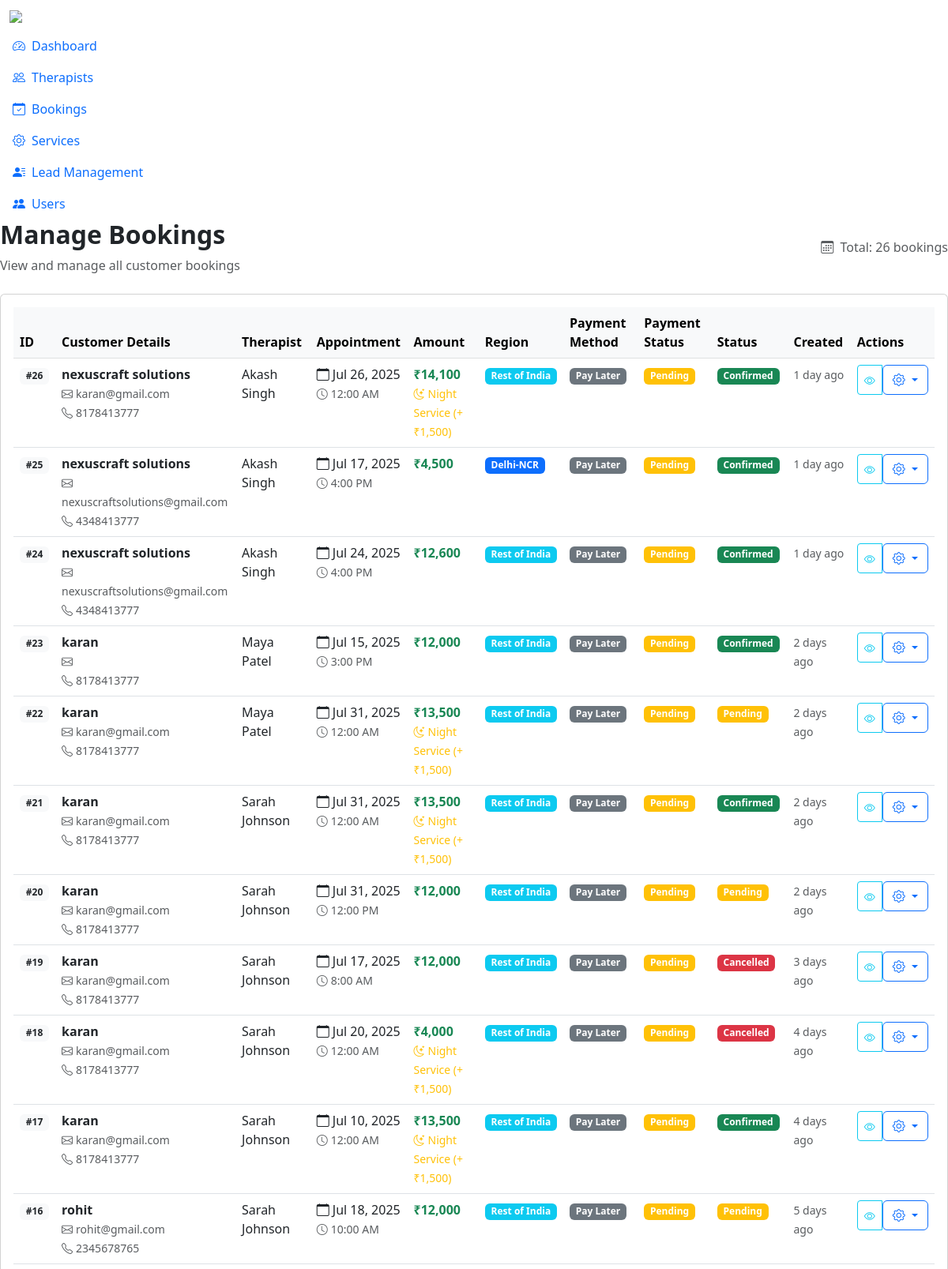
Screenshot of /admin/bookings.php (signed in, upper part) with the database file from the repository.
### tables this page shows
CREATE TABLE `bookings` (
  `id` int(11) NOT NULL,
  `therapist_id` int(11) NOT NULL,
  `full_name` varchar(100) NOT NULL,
  `email` varchar(100) NOT NULL,
  `phone` varchar(20) NOT NULL,
  `address` text DEFAULT NULL,
  `booking_date` date NOT NULL,
  `booking_time` time NOT NULL,
  `message` text DEFAULT NULL,
  `status` enum('pending','confirmed','cancelled','completed') DEFAULT 'pending',
  `payment_status` enum('pending','paid','failed') DEFAULT 'pending',
  `total_amount` decimal(10,2) DEFAULT NULL,
  `region` enum('ncr','other') NOT NULL DEFAULT 'other',
  `is_night` tinyint(1) DEFAULT 0,
  `night_charge` decimal(10,2) DEFAULT 0.00,
  `created_at` timestamp NOT NULL DEFAULT current_timestamp()
);

CREATE TABLE `therapists` (
  `id` int(11) NOT NULL,
  `name` varchar(100) NOT NULL,
  `price_ncr` decimal(10,2) NOT NULL DEFAULT 0.00,
  `price_other` decimal(10,2) NOT NULL DEFAULT 0.00,
  `height` varchar(20) DEFAULT NULL,
  `weight` varchar(20) DEFAULT NULL,
  `description` text DEFAULT NULL,
  `availability_slots` text DEFAULT NULL,
  `main_image` varchar(255) DEFAULT NULL,
  `status` enum('active','inactive') DEFAULT 'active',
  `created_at` timestamp NOT NULL DEFAULT current_timestamp(),
  `updated_at` timestamp NOT NULL DEFAULT current_timestamp() ON UPDATE current_timestamp()
);

### includes/database.php (called while the page is built, shortened)
<?php
class Database {
    private static $instance = null;
    private $connection;
    private function __construct() {
        try {
            $this->connection = new PDO(
                "mysql:host=" . DB_HOST . ";dbname=" . DB_NAME . ";charset=utf8mb4",
                DB_USER,
                DB_PASS,
                [
                    PDO::ATTR_ERRMODE => PDO::ERRMODE_EXCEPTION,
                    PDO::ATTR_DEFAULT_FETCH_MODE => PDO::FETCH_ASSOC,
                    PDO::ATTR_EMULATE_PREPARES => false
                ]
            );
        } catch(PDOException $e) {
            die("Database connection failed: " . $e->getMessage());
        }
    }
    public static function getInstance() {
        if (self::$instance === null) {
            self::$instance = new self();
        }
        return self::$instance;
    }
    public function prepare($sql) {
        return $this->connection->prepare($sql);
    }
}
function getDB() {
    return Database::getInstance();
}
?>

### includes/functions.php (called while the page is built, shortened)
<?php
require_once 'database.php';
function getAllBookings() {
    $db = getDB();
    $stmt = $db->prepare("
        SELECT b.*, t.name as therapist_name
        FROM bookings b
        LEFT JOIN therapists t ON b.therapist_id = t.id
        ORDER BY b.created_at DESC
    ");
    $stmt->execute();
    return $stmt->fetchAll();
}
function formatPrice($price) {
    return '₹' . number_format($price, 0);
}
function timeAgo($datetime) {
    $utc = new DateTimeZone('UTC');
    $ist = new DateTimeZone('Asia/Kolkata');
    $time = new DateTime($datetime, $utc);
    $time->setTimezone($ist);
    $now = new DateTime('now', $ist);
    $diff = $now->diff($time);
    $units = [
        'y' => 'year',
        'm' => 'month',
        'd' => 'day',
        'h' => 'hour',
        'i' => 'minute',
        's' => 'second',
    ];
    foreach ($units as $k => &$v) {
        if ($diff->$k) {
            $v = $diff->$k . ' ' . $v . ($diff->$k > 1 ? 's' : '');
        } else {
            unset($units[$k]);
        }
    }
    return $units ? reset($units) . ' ago' : 'just now';
}
?>

### admin/bookings.php (the view, shortened to what this page needs)
<?php
require_once '../includes/functions.php';
$bookings = getAllBookings();
?>
<?php include 'includes/admin_header.php'; ?>
<div class="admin-content">
    <div class="d-flex justify-content-between align-items-center mb-4">
        <div>
            <h2 class="fw-bold">Manage Bookings</h2>
            <p class="text-muted mb-0">View and manage all customer bookings</p>
        </div>
        <div class="text-muted">
            <i class="bi bi-calendar3 me-1"></i>
            Total: <?php echo count($bookings); ?> bookings
        </div>
    </div>
    <div class="card">
        <div class="card-body">
            <?php if (empty($bookings)): ?>
                <div class="text-center py-5">
                    <i class="bi bi-calendar-x display-4 text-muted"></i>
                    <h5 class="text-muted mt-3">No bookings found</h5>
                    <p class="text-muted">Bookings will appear here once customers start making appointments.</p>
                </div>
            <?php else: ?>
                <div class="table-responsive">
                    <table class="table table-hover">
                        <thead class="table-light">
                            <tr>
                                <th>ID</th>
                                <th>Customer Details</th>
                                <th>Therapist</th>
                                <th>Appointment</th>
                                <th>Amount</th>
                                <th>Region</th>
                                <th>Payment Method</th>
                                <th>Payment Status</th>
                                <th>Status</th>
                                <th>Created</th>
                                <th>Actions</th>
                            </tr>
                        </thead>
                        <tbody>
                            <?php foreach ($bookings as $booking):
                                    $paymentMethod = isset($booking['payment_id']) && $booking['payment_id'] ? 'Online' : 'Pay Later';
                                    $paymentStatus = isset($booking['payment_id']) && $booking['payment_id']
                                        ? ucfirst($booking['payment_status'] ?? 'completed')
                                        : ($booking['status'] === 'completed' ? 'Paid' : 'Pending');
                                    $paymentBadgeClass = isset($booking['payment_id']) && $booking['payment_id']
                                        ? 'success'
                                        : ($booking['status'] === 'completed' ? 'info' : 'warning');
                            ?>
                                <tr>
                                    <td>
                                        <span class="badge bg-light text-dark">#<?php echo $booking['id']; ?></span>
                                    </td>
                                    <td>
                                        <div>
                                            <strong><?php echo htmlspecialchars($booking['full_name']); ?></strong><br>
                                            <small class="text-muted">
                                                <i class="bi bi-envelope me-1"></i><?php echo htmlspecialchars($booking['email']); ?><br>
                                                <i class="bi bi-telephone me-1"></i><?php echo htmlspecialchars($booking['phone']); ?>
                                            </small>
                                        </div>
                                    </td>
                                    <td>
                                        <span class="fw-medium"><?php echo htmlspecialchars($booking['therapist_name'] ?? 'N/A'); ?></span>
                                    </td>
                                    <td>
                                        <div>
                                            <i class="bi bi-calendar me-1"></i><?php echo date('M j, Y', strtotime($booking['booking_date'])); ?><br>
                                            <small class="text-muted">
                                                <i class="bi bi-clock me-1"></i><?php echo date('g:i A', strtotime($booking['booking_time'])); ?>
                                            </small>
                                        </div>
                                    </td>
                                    <td>
                                        <div>
                                            <span class="fw-bold text-success"><?php echo formatPrice($booking['total_amount']); ?></span>
                                            <?php if ($booking['is_night']): ?>
                                                <br><small class="text-warning">
                                                    <i class="bi bi-moon-stars me-1"></i>Night Service (+₹<?php echo number_format($booking['night_charge']); ?>)
                                                </small>
                                            <?php endif; ?>
                                        </div>
                                    </td>
                                    <td>
                                        <span class="badge bg-<?php echo $booking['region'] === 'ncr' ? 'primary' : 'info'; ?>">
                                            <?php echo $booking['region'] === 'ncr' ? 'Delhi-NCR' : 'Rest of India'; ?>
                                        </span>
                                    </td>
                                    <td>
                                        <span class="badge bg-<?php echo (isset($booking['payment_id']) && $booking['payment_id']) ? 'primary' : 'secondary'; ?>">
                                            <?php echo $paymentMethod; ?>
                                        </span>
                                    </td>
                                    <td>
                                        <span class="badge bg-<?php echo $paymentBadgeClass; ?>">
                                            <?php echo $paymentStatus; ?>
                                        </span>
                                    </td>
                                    <td>
                                        <span class="badge bg-<?php
                                            echo match($booking['status']) {
                                                'confirmed' => 'success',
                                                'pending' => 'warning',
                                                'cancelled' => 'danger',
                                                'completed' => 'info',
                                                default => 'secondary'
                                            };
                                        ?>">
                                            <?php echo ucfirst($booking['status']); ?>
                                        </span>
                                    </td>
                                    <td>
                                        <small class="text-muted"><?php echo timeAgo($booking['created_at']); ?></small>
                                    </td>
                                    <td>
                                        <div class="btn-group btn-group-sm">
                                            <button class="btn btn-outline-info" onclick="viewBooking(<?php echo $booking['id']; ?>)" title="View Details">
                                                <i class="bi bi-eye"></i>
                                            </button>
                                            <div class="dropdown">
                                                <button class="btn btn-outline-primary dropdown-toggle" type="button" data-bs-toggle="dropdown" title="Update Status">
                                                    <i class="bi bi-gear"></i>
                                                </button>
                                            </div>
                                        </div>
                                    </td>
                                </tr>
                            <?php endforeach; ?>
                        </tbody>
                    </table>
                </div>
            <?php endif; ?>
        </div>
    </div>
</div>
<?php
include 'includes/admin_footer.php';
?>

### rows the page displays
bookings: id "26", full_name "nexuscraft solutions", email "karan@gmail.com", phone "8178413777", therapist.name "Akash Singh", booking_date "Jul 26, 2025", booking_time "12:00 AM", total_amount "₹14,100", night_charge "1,500", region "Rest of India", paymentMethod "Pay Later", status "Pending", status "Confirmed", created_at "1 day ago"
bookings: id "25", full_name "nexuscraft solutions", email "nexuscraftsolutions@gmail.com", phone "4348413777", therapist.name "Akash Singh", booking_date "Jul 17, 2025", booking_time "4:00 PM", total_amount "₹4,500", region "Delhi-NCR", paymentMethod "Pay Later", status "Pending", status "Confirmed", created_at "1 day ago"
bookings: id "24", full_name "nexuscraft solutions", email "nexuscraftsolutions@gmail.com", phone "4348413777", therapist.name "Akash Singh", booking_date "Jul 24, 2025", booking_time "4:00 PM", total_amount "₹12,600", region "Rest of India", paymentMethod "Pay Later", status "Pending", status "Confirmed", created_at "1 day ago"
bookings: id "23", full_name "karan", phone "8178413777", therapist.name "Maya Patel", booking_date "Jul 15, 2025", booking_time "3:00 PM", total_amount "₹12,000", region "Rest of India", paymentMethod "Pay Later", status "Pending", status "Confirmed", created_at "2 days ago"
bookings: id "22", full_name "karan", email "karan@gmail.com", phone "8178413777", therapist.name "Maya Patel", booking_date "Jul 31, 2025", booking_time "12:00 AM", total_amount "₹13,500", night_charge "1,500", region "Rest of India", paymentMethod "Pay Later", status "Pending", created_at "2 days ago"
bookings: id "21", full_name "karan", email "karan@gmail.com", phone "8178413777", therapist.name "Sarah Johnson", booking_date "Jul 31, 2025", booking_time "12:00 AM", total_amount "₹13,500", night_charge "1,500", region "Rest of India", paymentMethod "Pay Later", status "Pending", status "Confirmed", created_at "2 days ago"
bookings: id "20", full_name "karan", email "karan@gmail.com", phone "8178413777", therapist.name "Sarah Johnson", booking_date "Jul 31, 2025", booking_time "12:00 PM", total_amount "₹12,000", region "Rest of India", paymentMethod "Pay Later", status "Pending", created_at "2 days ago"
bookings: id "19", full_name "karan", email "karan@gmail.com", phone "8178413777", therapist.name "Sarah Johnson", booking_date "Jul 17, 2025", booking_time "8:00 AM", total_amount "₹12,000", region "Rest of India", paymentMethod "Pay Later", status "Pending", status "Cancelled", created_at "3 days ago"
bookings: id "18", full_name "karan", email "karan@gmail.com", phone "8178413777", therapist.name "Sarah Johnson", booking_date "Jul 20, 2025", booking_time "12:00 AM", total_amount "₹4,000", night_charge "1,500", region "Rest of India", paymentMethod "Pay Later", status "Pending", status "Cancelled", created_at "4 days ago"
bookings: id "17", full_name "karan", email "karan@gmail.com", phone "8178413777", therapist.name "Sarah Johnson", booking_date "Jul 10, 2025", booking_time "12:00 AM", total_amount "₹13,500", night_charge "1,500", region "Rest of India", paymentMethod "Pay Later", status "Pending", status "Confirmed", created_at "4 days ago"
bookings: id "16", full_name "rohit", email "rohit@gmail.com", phone "2345678765", therapist.name "Sarah Johnson", booking_date "Jul 18, 2025", booking_time "10:00 AM", total_amount "₹12,000", region "Rest of India", paymentMethod "Pay Later", status "Pending", created_at "5 days ago"

### other values shown
count($bookings) "26"
